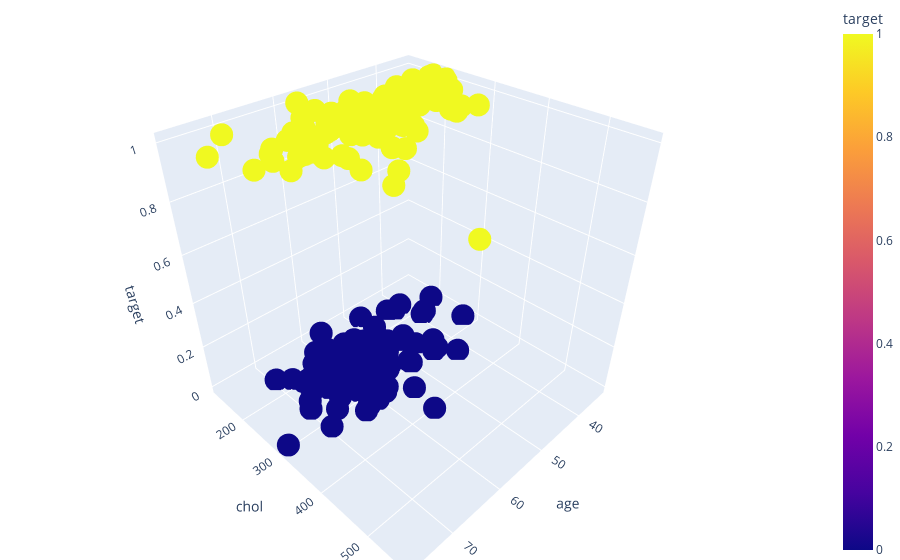

The notebook cell saved with this chart:
### Code cell
fig = px.scatter_3d(data, x='age', y='chol',z = 'target',color='target')
fig.update_layout(margin=dict(l=0, r=0, b=0, t=0))
fig.show()

### Figure 1 — Plotly figure (JSON) as saved in the notebook; plotly's stock layout.template omitted (floating-point values rounded to 4 significant figures; data arrays with more than 128 entries replaced by an {"elided": "..."} marker saying what was removed)
{"data": [{"hovertemplate": "age=%{x}<br>chol=%{y}<br>target=%{marker.color}<extra></extra>", "legendgroup": "", "marker": {"color": {"elided": "212 int values"}, "coloraxis": "coloraxis", "symbol": "circle"}, "mode": "markers", "name": "", "scene": "scene", "showlegend": false, "type": "scatter3d", "x": {"elided": "212 int values"}, "y": {"elided": "212 int values"}, "z": {"elided": "212 int values"}}], "layout": {"coloraxis": {"colorbar": {"title": {"text": "target"}}, "colorscale": [[0, "#0d0887"], [0.1111, "#46039f"], [0.2222, "#7201a8"], [0.3333, "#9c179e"], [0.4444, "#bd3786"], [0.5556, "#d8576b"], [0.6667, "#ed7953"], [0.7778, "#fb9f3a"], [0.8889, "#fdca26"], [1, "#f0f921"]]}, "legend": {"tracegroupgap": 0}, "margin": {"b": 0, "l": 0, "r": 0, "t": 0}, "scene": {"domain": {"x": [0, 1], "y": [0, 1]}, "xaxis": {"title": {"text": "age"}}, "yaxis": {"title": {"text": "chol"}}, "zaxis": {"title": {"text": "target"}}}}}
